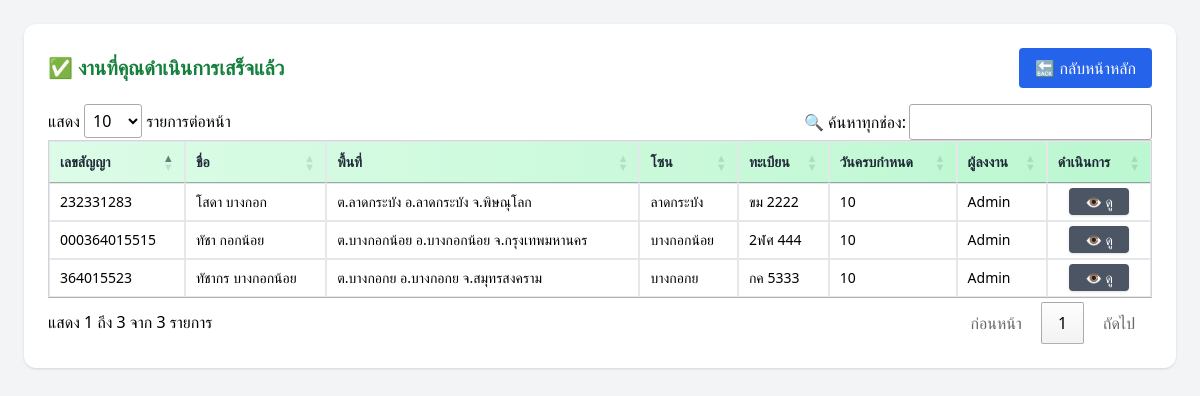
/dashboard/my_completed_jobs.php (signed in), run on the app's committed database.
### tables this page shows
CREATE TABLE `jobs` (
  `id` int(11) NOT NULL,
  `contract_number` varchar(50) NOT NULL,
  `assigned_to` int(11) DEFAULT NULL,
  `imported_by` int(11) DEFAULT NULL,
  `product` varchar(100) NOT NULL,
  `location_info` varchar(255) DEFAULT NULL,
  `location_area` varchar(255) DEFAULT NULL,
  `zone` varchar(100) DEFAULT NULL,
  `due_date` varchar(25) DEFAULT NULL,
  `overdue_period` varchar(50) DEFAULT NULL,
  `model` varchar(100) DEFAULT NULL,
  `model_detail` varchar(100) DEFAULT NULL,
  `color` varchar(50) DEFAULT NULL,
  `plate` varchar(20) DEFAULT NULL,
  `province` varchar(50) DEFAULT NULL,
  `os` varchar(50) DEFAULT NULL,
  `status` varchar(20) DEFAULT NULL,
  `department_id` int(11) DEFAULT NULL
);

CREATE TABLE `users` (
  `id` int(11) NOT NULL,
  `name` varchar(100) DEFAULT NULL,
  `username` varchar(50) DEFAULT NULL,
  `password` varchar(255) DEFAULT NULL,
  `role` enum('admin','field','manager') DEFAULT 'field',
  `created_at` timestamp NOT NULL DEFAULT current_timestamp(),
  `active` tinyint(1) DEFAULT 1,
  `department_id` int(11) DEFAULT NULL,
  `marker_color` varchar(20) DEFAULT NULL
);

### dashboard/my_completed_jobs.php (the view, shortened to what this page needs)
<?php
include '../config/db.php';
$userId = $_SESSION['user']['id'];
$stmt = $conn->prepare("
    SELECT j.*, u.name AS imported_by_name
    FROM jobs j
    LEFT JOIN users u ON j.imported_by = u.id
    WHERE j.assigned_to = ? AND j.status = 'completed'
    ORDER BY j.due_date DESC
");
$stmt->bind_param("i", $userId);
$stmt->execute();
$result = $stmt->get_result();
?>
<!DOCTYPE html>
<html lang="th">
<head>
  <script src="https://cdn.tailwindcss.com"></script>
  <link rel="stylesheet" href="https://cdn.datatables.net/1.13.4/css/jquery.dataTables.min.css">
</head>
<body class="bg-gray-100 p-6">
<div class="max-w-7xl mx-auto bg-white rounded-xl shadow p-6">
  <div class="flex justify-between items-center mb-4">
    <h2 class="text-xl font-bold text-green-700">✅ งานที่คุณดำเนินการเสร็จแล้ว</h2>
    <a href="field.php" class="bg-blue-600 text-white px-4 py-2 rounded hover:bg-blue-700">🔙 กลับหน้าหลัก</a>
  </div>
  <table class="min-w-full text-sm border border-gray-300 datatable">
    <thead class="bg-gradient-to-r from-green-100 to-green-200 text-gray-800">
      <tr>
        <th class="px-4 py-2 border">เลขสัญญา</th>
        <th class="px-4 py-2 border">ชื่อ</th>
        <th class="px-4 py-2 border">พื้นที่</th>
        <th class="px-4 py-2 border">โซน</th>
        <th class="px-4 py-2 border">ทะเบียน</th>
        <th class="px-4 py-2 border">วันครบกำหนด</th>
        <th class="px-4 py-2 border">ผู้ลงงาน</th>
        <th class="px-4 py-2 border">ดำเนินการ</th>
      </tr>
    </thead>
    <tbody>
      <?php while ($row = $result->fetch_assoc()): ?>
        <tr class="hover:bg-green-50">
          <td class="border px-4 py-2"><?= htmlspecialchars($row['contract_number']) ?></td>
          <td class="border px-4 py-2"><?= htmlspecialchars($row['location_info']) ?></td>
          <td class="border px-4 py-2"><?= htmlspecialchars($row['location_area']) ?></td>
          <td class="border px-4 py-2"><?= htmlspecialchars($row['zone']) ?></td>
          <td class="border px-4 py-2"><?= htmlspecialchars($row['plate']) ?></td>
          <td class="border px-4 py-2"><?= htmlspecialchars($row['due_date']) ?></td>
          <td class="border px-4 py-2"><?= htmlspecialchars($row['imported_by_name'] ?? '-') ?></td>
          <td class="border px-4 py-2 text-center">
            <a href="job_result.php?id=<?= $row['id'] ?>" class="bg-gray-600 hover:bg-gray-700 text-white px-4 py-1 rounded shadow">👁 ดู</a>
          </td>
        </tr>
      <?php endwhile; ?>
    </tbody>
  </table>
</div>
</body>
</html>

### data on the page
jobs: contract_number "364015523", location_info "ทัชากร บางกอกน้อย", location_area "ต.บางกอกย อ.บางกอกย จ.สมุทรสงคราม", zone "บางกอกย", plate "กค 5333", due_date "10", users.name "Admin"
jobs: contract_number "000364015515", location_info "ทัชา กอกน้อย", location_area "ต.บางกอกน้อย อ.บางกอกน้อย จ.กรุงเทพมหานคร", zone "บางกอกน้อย", plate "2ฬศ 444", due_date "10", users.name "Admin"
jobs: contract_number "232331283", location_info "โสดา บางกอก", location_area "ต.ลาดกระบัง อ.ลาดกระบัง จ.พิษณุโลก", zone "ลาดกระบัง", plate "ขม 2222", due_date "10", users.name "Admin"
